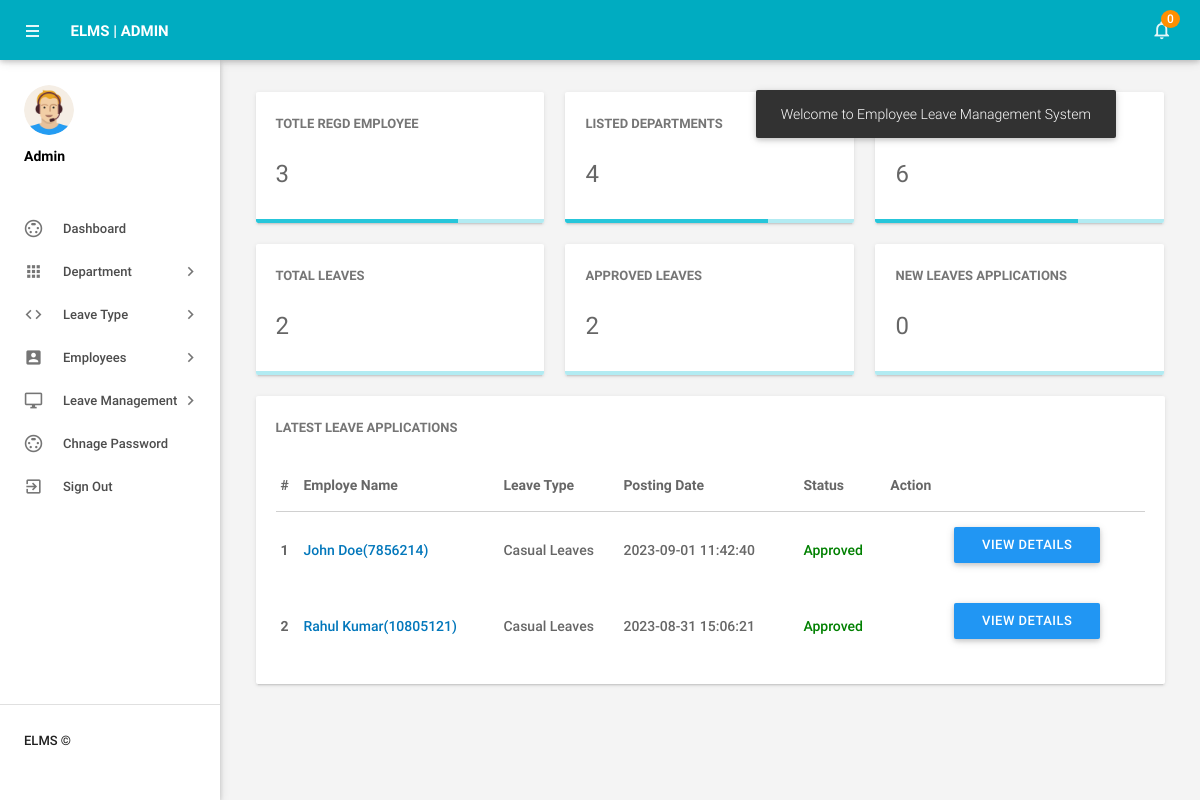
Screenshot of /admin/dashboard.php (signed in) with the database file from the repository.
### tables this page shows
CREATE TABLE `tblleaves` (
  `id` int(11) NOT NULL,
  `LeaveType` varchar(110) DEFAULT NULL,
  `ToDate` varchar(120) DEFAULT NULL,
  `FromDate` varchar(120) DEFAULT NULL,
  `Description` mediumtext DEFAULT NULL,
  `PostingDate` timestamp NULL DEFAULT current_timestamp(),
  `AdminRemark` mediumtext DEFAULT NULL,
  `AdminRemarkDate` varchar(120) DEFAULT NULL,
  `Status` int(1) DEFAULT NULL,
  `IsRead` int(1) DEFAULT NULL,
  `empid` int(11) DEFAULT NULL,
  `dayc` INT(11) DEFAULT NULL
);

CREATE TABLE `tblemployees` (
  `id` int(11) NOT NULL,
  `EmpId` varchar(100) NOT NULL,
  `FirstName` varchar(150) DEFAULT NULL,
  `LastName` varchar(150) DEFAULT NULL,
  `EmailId` varchar(200) DEFAULT NULL,
  `Password` varchar(180) DEFAULT NULL,
  `Gender` varchar(100) DEFAULT NULL,
  `Dob` varchar(100) DEFAULT NULL,
  `Department` varchar(255) DEFAULT NULL,
  `Address` varchar(255) DEFAULT NULL,
  `City` varchar(200) DEFAULT NULL,
  `Country` varchar(150) DEFAULT NULL,
  `Phonenumber` char(11) DEFAULT NULL,
  `Status` int(1) DEFAULT NULL,
  `RegDate` timestamp NULL DEFAULT current_timestamp()
);

### admin/dashboard.php (the view, shortened to what this page needs)
<?php
include('includes/config.php');
if(strlen($_SESSION['alogin'])==0)
    {
header('location:index.php');
}
else{
?>
<!DOCTYPE html>
<html lang="en">
    <head>
        <link type="text/css" rel="stylesheet" href="../assets/plugins/materialize/css/materialize.min.css"/>
        <link href="../assets/plugins/metrojs/MetroJs.min.css" rel="stylesheet">
        <link href="../assets/plugins/weather-icons-master/css/weather-icons.min.css" rel="stylesheet">
        <link href="../assets/css/alpha.min.css" rel="stylesheet" type="text/css"/>
        <link href="../assets/css/custom.css" rel="stylesheet" type="text/css"/>
    </head>
    <body>
           <?php include('includes/header.php');?>
       <?php include('includes/sidebar.php');?>
            <main class="mn-inner">
                <div class="">
                    <div class="row no-m-t no-m-b">
                        <a href="manageemployee.php" target="blank">
                    <div class="col s12 m12 l4">
                        <div class="card stats-card">
                            <div class="card-content">
                                <span class="card-title">Totle Regd Employee</span>
                                <span class="stats-counter">
<?php
$sql = "SELECT id from tblemployees";
$query = $dbh -> prepare($sql);
$query->execute();
$empcount=$query->rowCount();
?>
                                    <span class="counter"><?php echo htmlentities($empcount);?></span></span>
                            </div>
                           <div class="progress stats-card-progress">
                                <div class="determinate" style="width: 70%"></div>
                            </div>
                        </div>
                    </div></a>
                           <a href="managedepartments.php" target="blank">
                        <div class="col s12 m12 l4">
                        <div class="card stats-card">
                            <div class="card-content">
                                <span class="card-title">Listed Departments </span>
    <?php
$sql = "SELECT id from tbldepartments";
$query = $dbh -> prepare($sql);
$query->execute();
$dptcount=$query->rowCount();
?>
                                <span class="stats-counter"><span class="counter"><?php echo htmlentities($dptcount);?></span></span>
                            </div>
                             <div class="progress stats-card-progress">
                                <div class="determinate" style="width: 70%"></div>
                            </div>
                        </div>
                    </div></a>
                      <a href="manageleavetype.php" target="blank">
                    <div class="col s12 m12 l4">
                        <div class="card stats-card">
                            <div class="card-content">
                                <span class="card-title">Listed leave Type</span>
                                    <?php
$sql = "SELECT id from  tblleavetype";
$query = $dbh -> prepare($sql);
$query->execute();
$leavtypcount=$query->rowCount();
?>
                                <span class="stats-counter"><span class="counter"><?php echo htmlentities($leavtypcount);?></span></span>
                            </div>
                            <div class="progress stats-card-progress">
                                <div class="determinate" style="width: 70%"></div>
                            </div>
                        </div>
                    </div></a>
                    <a href="leaves.php" target="blank">
                    <div class="col s12 m12 l4">
                        <div class="card stats-card">
                            <div class="card-content">
                                <span class="card-title">Total Leaves</span>
                                    <?php
$sql = "SELECT id from  tblleaves";
$query = $dbh -> prepare($sql);
$query->execute();
$totalleaves=$query->rowCount();
?>
                                <span class="stats-counter"><span class="counter"><?php echo htmlentities($totalleaves);?></span></span>
                            </div>
                            <div class="progress stats-card-progress">
                            </div>
                        </div>
                    </div></a>
     <a href="approvedleave-history.php" target="blank">
                    <div class="col s12 m12 l4">
                        <div class="card stats-card">
                            <div class="card-content">
                                <span class="card-title">Approved Leaves</span>
                                    <?php
$sql = "SELECT id from  tblleaves where Status=1";
$query = $dbh -> prepare($sql);
$query->execute();
$approvedleaves=$query->rowCount();
?>
                                <span class="stats-counter"><span class="counter"><?php echo htmlentities($approvedleaves);?></span></span>
                            </div>
                            <div class="progress stats-card-progress">
                            </div>
                        </div>
                    </div></a>
     <a href="pending-leavehistory.php" target="blank">
                    <div class="col s12 m12 l4">
                        <div class="card stats-card">
                            <div class="card-content">
                                <span class="card-title">New Leaves Applications</span>
                                    <?php
$sql = "SELECT id from  tblleaves where Status=0";
$query = $dbh -> prepare($sql);
$query->execute();
$approvedleaves=$query->rowCount();
?>
                                <span class="stats-counter"><span class="counter"><?php echo htmlentities($approvedleaves);?></span></span>
                            </div>
                            <div class="progress stats-card-progress">
                            </div>
                        </div>
                    </div></a>
                </div>
                    <div class="row no-m-t no-m-b">
                        <div class="col s15 m12 l12">
                            <div class="card invoices-card">
                                <div class="card-content">
                                    <span class="card-title">Latest Leave Applications</span>
                             <table id="example" class="display responsive-table ">
                                    <thead>
                                        <tr>
                                            <th>#</th>
                                            <th width="200">Employe Name</th>
                                            <th width="120">Leave Type</th>
                                             <th width="180">Posting Date</th>
                                            <th>Status</th>
                                            <th align="center">Action</th>
                                        </tr>
                                    </thead>
                                    <tbody>
<?php $sql = "SELECT tblleaves.id as lid,tblemployees.FirstName,tblemployees.LastName,tblemployees.EmpId,tblemployees.id,tblleaves.LeaveType,tblleaves.PostingDate,tblleaves.Status from tblleaves join tblemployees on tblleaves.empid=tblemployees.id order by lid desc limit 6";
$query = $dbh -> prepare($sql);
$query->execute();
$results=$query->fetchAll(PDO::FETCH_OBJ);
$cnt=1;
if($query->rowCount() > 0)
{
foreach($results as $result)
{
      ?>
                                        <tr>
                                            <td> <b><?php echo htmlentities($cnt);?></b></td>
                                              <td><a href="editemployee.php?empid=<?php echo htmlentities($result->id);?>" target="_blank"><?php echo htmlentities($result->FirstName." ".$result->LastName);?>(<?php echo htmlentities($result->EmpId);?>)</a></td>
                                            <td><?php echo htmlentities($result->LeaveType);?></td>
                                            <td><?php echo htmlentities($result->PostingDate);?></td>
                                                                       <td><?php $stats=$result->Status;
if($stats==1){
                                             ?>
                                                 <span style="color: green">Approved</span>
                                                 <?php } if($stats==2)  { ?>
                                                <span style="color: red">Not Approved</span>
                                                 <?php } if($stats==0)  { ?>
 <span style="color: blue">waiting for approval</span>
 <?php } ?>
                                             </td>
          <td>
           <td><a href="leave-details.php?leaveid=<?php echo htmlentities($result->lid);?>" class="waves-effect waves-light btn blue m-b-xs"  > View Details</a></td>
                                    </tr>
                                         <?php $cnt++;} }?>
                                    </tbody>
                                </table>
                                </div>
                            </div>
                        </div>
                    </div>
                </div>
            </main>
        </div>
    </body>
</html>
<?php } ?>

### rows the page displays
tblleaves: tblemployees.FirstName+LastName "John Doe", tblemployees.EmpId "7856214", LeaveType "Casual Leaves", PostingDate "2023-09-01 11:42:40", Status "Approved"
tblleaves: tblemployees.FirstName+LastName "Rahul Kumar", tblemployees.EmpId "10805121", LeaveType "Casual Leaves", PostingDate "2023-08-31 15:06:21", Status "Approved"

### other values shown
$unreadcount "0"
$empcount "3"
$dptcount "4"
$leavtypcount "6"
$totalleaves "2"
$approvedleaves "2"
$approvedleaves "0"
